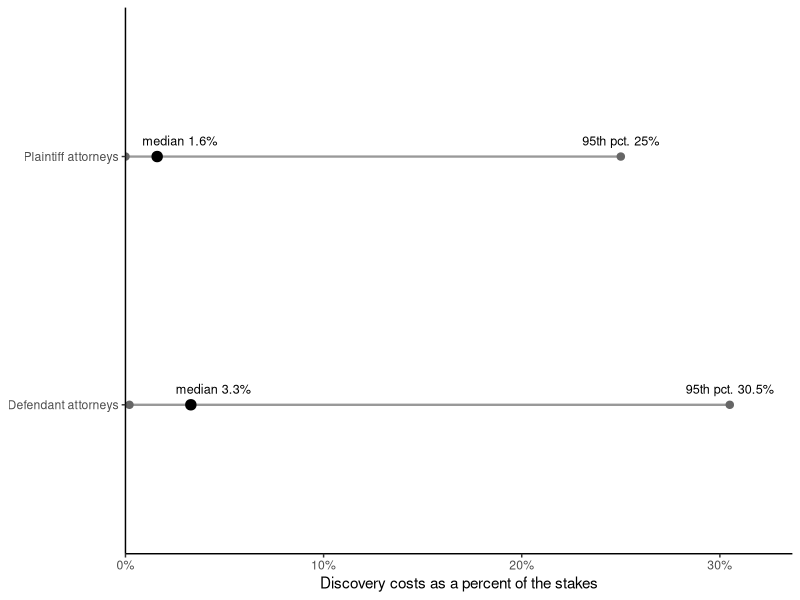

The R script that drew this image:
## ---- chunk 1
#| label: fig-discovery-costs
#| fig-alt: "Chart of discovery costs as a percent of the stakes, as reported by attorneys in federal civil cases that closed in late 2008. For plaintiff attorneys, the 10th percentile was 0 percent, the median 1.6 percent, and the 95th percentile 25 percent. For defendant attorneys, the 10th percentile was 0.2 percent, the median 3.3 percent, and the 95th percentile 30.5 percent."
#| fig-cap: "Discovery costs as a percent of the stakes, as estimated by the attorneys in federal civil cases with at least some discovery that closed in October--December 2008: the median (large dot) and the 10th and 95th percentiles (ends of each bar). The stakes are the attorney's estimate of the difference between the client's best and worst likely outcomes. Total litigation costs (discovery plus fees) had a median of \\$15,000 for plaintiffs and \\$20,000 for defendants, and a 95th percentile of \\$280,000 and \\$300,000. The survey excluded prisoner, Social Security, student-loan, asbestos, and MDL cases, and 47% of the attorneys surveyed responded. Source: Emery G. Lee III & Thomas E. Willging, Fed. Jud. Ctr., *National, Case-Based Civil Rules Survey: Preliminary Report to the Judicial Conference Advisory Committee on Civil Rules* 35--43 & tbls. 4, 5, 10 (2009)."
#| echo: false
#| fig-width: 6.5
#| fig-height: 2.4
library(ggplot2)

costs <- read.csv("data/discovery_costs_fjc_2009.csv")
costs <- costs[costs$measure == "Discovery costs as a percent of stakes", ]
costs$side <- factor(costs$side, levels = rev(costs$side))

ggplot(costs, aes(y = side)) +
  geom_segment(aes(x = p10, xend = p95, yend = side), linewidth = 0.8, colour = "grey60") +
  geom_point(aes(x = p10), size = 2.2, colour = "grey40") +
  geom_point(aes(x = p95), size = 2.2, colour = "grey40") +
  geom_point(aes(x = median), size = 3.2) +
  geom_text(aes(x = median, label = paste0("median ", median, "%")), vjust = -1.1, hjust = 0.2, size = 3.2) +
  geom_text(aes(x = p95, label = paste0("95th pct. ", p95, "%")), vjust = -1.1, size = 3.2) +
  scale_x_continuous(limits = c(0, 33), labels = function(x) paste0(x, "%"),
                     expand = expansion(mult = c(0, 0.02))) +
  labs(x = "Discovery costs as a percent of the stakes", y = NULL) +
  theme_classic(base_size = 11)
